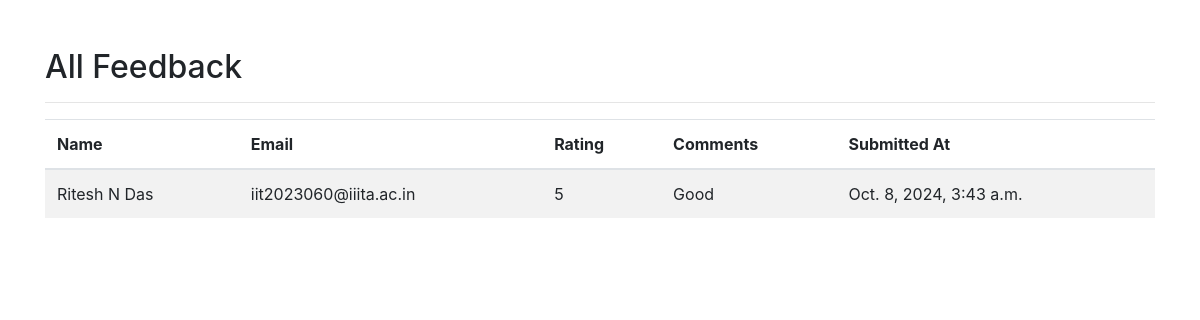
Page /feedback/view/ (signed in) on the earlier database version.
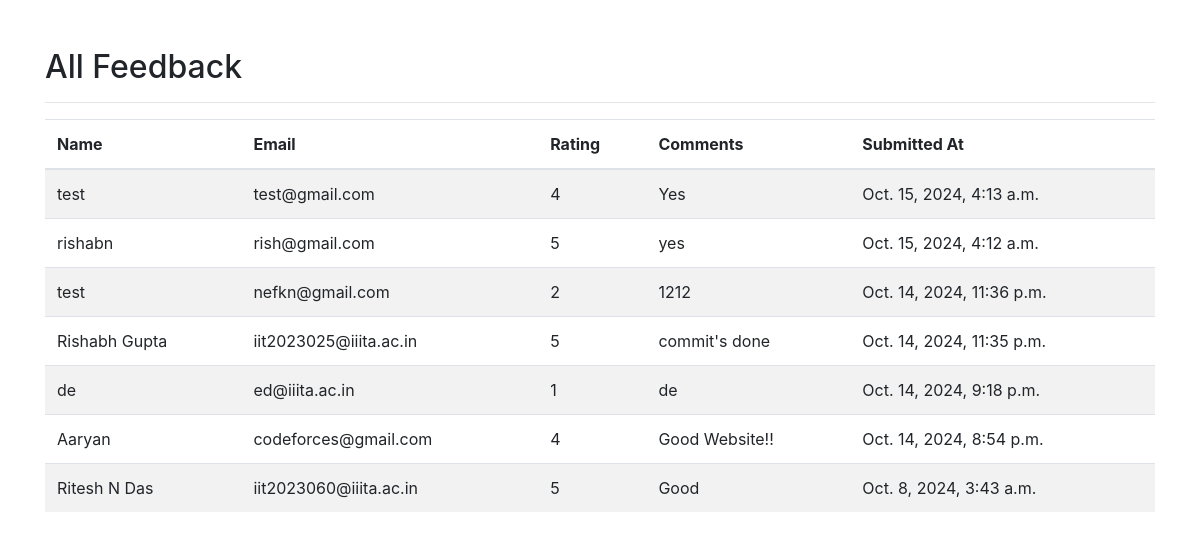
Same page on the later database version.
### feedback/models.py (models this page shows, shortened)
class Feedback(models.Model):
    user = models.ForeignKey(User, on_delete=models.CASCADE, null=True)
    name = models.CharField(max_length=100)
    email = models.EmailField()
    rating = models.IntegerField(choices=[(i, i) for i in range(1, 6)])
    comments = models.TextField()
    submitted_at = models.DateTimeField(auto_now_add=True)

### feedback/views.py (the view)
# urls.py: path('view/', view_feedback, name='view_feedback'),
def view_feedback(request):
    if request.user.is_superuser:
        feedback_list = Feedback.objects.all().order_by('-submitted_at')
    else:
        feedback_list = Feedback.objects.filter(user=request.user).order_by('-submitted_at')
    return render(request, 'feedback/view_feedback.html', {'feedback_list': feedback_list})

### templates/feedback/view_feedback.html (shortened to what this page needs)
<!DOCTYPE html>
<html>
<head>
    <link rel="stylesheet" href="https://stackpath.bootstrapcdn.com/bootstrap/4.5.2/css/bootstrap.min.css">
</head>
<body>
    <div class="container mt-5">
        <h2>All Feedback</h2>
        <hr>
        <table class="table table-striped">
            <thead>
                <tr>
                    <th>Name</th>
                    <th>Email</th>
                    <th>Rating</th>
                    <th>Comments</th>
                    <th>Submitted At</th>
                </tr>
            </thead>
            <tbody>
                {% for feedback in feedback_list %}
                    <tr>
                        <td>{{ feedback.name }}</td>
                        <td>{{ feedback.email }}</td>
                        <td>{{ feedback.rating }}</td>
                        <td>{{ feedback.comments }}</td>
                        <td>{{ feedback.submitted_at }}</td>
                    </tr>
                {% empty %}
                    <tr>
                        <td colspan="5">No feedback submitted yet.</td>
                    </tr>
                {% endfor %}
            </tbody>
        </table>
    </div>
</body>
</html>

Differences in the rows shown:
added Feedback: name "test", email "test@gmail.com", rating "4", comments "Yes", submitted_at "Oct. 15, 2024, 4:13 a.m."
added Feedback: name "rishabn", email "rish@gmail.com", rating "5", comments "yes", submitted_at "Oct. 15, 2024, 4:12 a.m."
added Feedback: name "test", email "nefkn@gmail.com", rating "2", comments "1212", submitted_at "Oct. 14, 2024, 11:36 p.m."
added Feedback: name "Rishabh Gupta", email "iit2023025@iiita.ac.in", rating "5", comments "commit's done", submitted_at "Oct. 14, 2024, 11:35 p.m."
added Feedback: name "de", email "ed@iiita.ac.in", rating "1", comments "de", submitted_at "Oct. 14, 2024, 9:18 p.m."
added Feedback: name "Aaryan", email "codeforces@gmail.com", rating "4", comments "Good Website!!", submitted_at "Oct. 14, 2024, 8:54 p.m."
